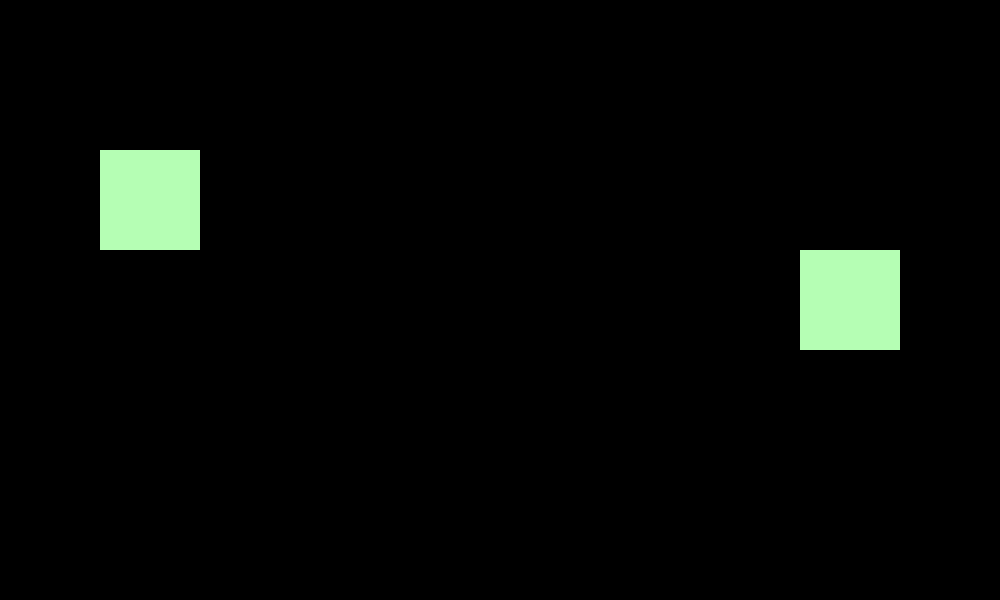

The image is a tile-based game level rendered from a .tmx file. Its description and source (layers, tilesets, objects; grid data summarised) follow:
An orthogonal 20x12 tile map with 50x50 px tiles, 1 tile layer (checkpoint), 3 hidden layers not drawn.

<map version="1.4" tiledversion="1.4.3" orientation="orthogonal" renderorder="right-down" width="20" height="12" tilewidth="50" tileheight="50" infinite="0" nextlayerid="12" nextobjectid="1">
 <tileset firstgid="1" source="mymap.tsx" />
 <layer id="11" name="empty" width="20" height="12" visible="0">
  <data>[240 cells, 240 non-empty, 3 distinct tile ids]</data>
 </layer>
 <layer id="8" name="walls" width="20" height="12" visible="0">
  <data>[240 cells, 80 non-empty, 8 distinct tile ids]</data>
 </layer>
 <layer id="9" name="checkpoint" width="20" height="12">
  <data>[240 cells, 8 non-empty, 1 distinct tile ids]</data>
 </layer>
 <layer id="10" name="goal" width="20" height="12" visible="0">
  <data>[240 cells, 4 non-empty, 1 distinct tile ids]</data>
 </layer>
</map>
